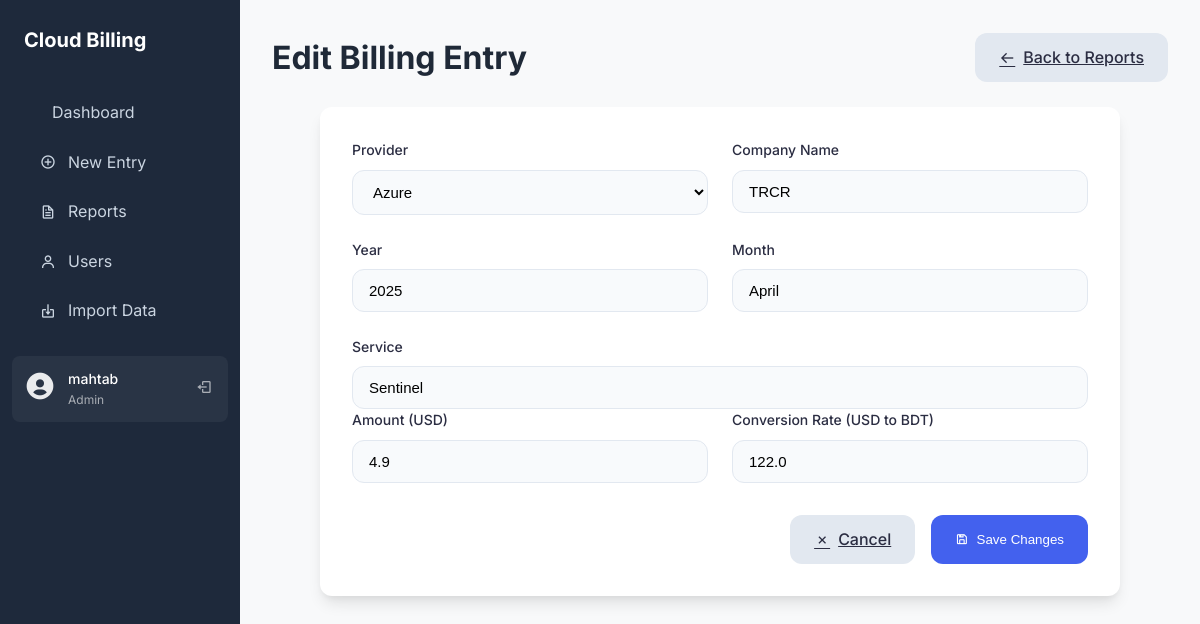
The app's page /edit/2 (signed in) with its own data.
### tables this page shows
CREATE TABLE billing (
            id INTEGER PRIMARY KEY AUTOINCREMENT,
            provider TEXT NOT NULL,
            year TEXT NOT NULL,
            month TEXT NOT NULL,
            company_name TEXT NOT NULL,
            service TEXT NOT NULL,
            amount_usd REAL NOT NULL,
            conversion_rate REAL NOT NULL,
            amount_bdt REAL NOT NULL,
            service_charge REAL NOT NULL,
            vat REAL NOT NULL,
            total_bdt REAL NOT NULL,
            bill_received_date TEXT,
            bill_disbursed_date TEXT
        );

### app.py (the view, shortened to what this page needs)
@app.route('/edit/<int:entry_id>', methods=['GET', 'POST'])
def edit_entry(entry_id):
    if 'user_id' not in session or session.get('role') != 'admin':
        flash('Access denied - Admin only', 'error')
        return redirect('/report')
    db = get_db()
    entry = db.execute("SELECT * FROM billing WHERE id = ?", (entry_id,)).fetchone()
    if not entry:
        flash('Entry not found')
        return redirect('/report')
    return render_template('edit_entry.html', entry=entry)

### app.py (called while the page is built)
def get_db():
    if 'db' not in g:
        g.db = sqlite3.connect(DATABASE)
    return g.db

@app.before_request
def check_role():
    restricted_routes = ['/entry', '/edit', '/delete', '/users']
    if any(request.path.startswith(route) for route in restricted_routes):
        if session.get('role') != 'admin':
            flash('Access denied - Admin only', 'error')
            return redirect('/dashboard')

### templates/edit_entry.html (shortened to what this page needs)
{% extends "layout.html" %}
{% block heading %}Edit Billing Entry{% endblock %}
{% block actions %}
<a href="{{ url_for('report') }}" class="btn btn-secondary">
    <i class='bx bx-arrow-back'></i> Back to Reports
</a>
{% endblock %}
{% block content %}
<div class="form-card">
    <form method="post">
        <div class="form-group-row">
            <div class="form-group">
                <label for="provider">Provider</label>
                <select name="provider" id="provider" class="form-control" required>
                    <option value="Azure" {% if entry[1] == 'Azure' %}selected{% endif %}>Azure</option>
                </select>
            </div>
            <div class="form-group">
                <label for="company_name">Company Name</label>
                <input type="text" name="company_name" id="company_name" class="form-control" value="{{ entry[4] }}" required>
            </div>
        </div>
        <div class="form-group-row">
            <div class="form-group">
                <label for="year">Year</label>
                <input type="text" name="year" id="year" class="form-control" value="{{ entry[2] }}" required>
            </div>
            <div class="form-group">
                <label for="month">Month</label>
                <input type="text" name="month" id="month" class="form-control" value="{{ entry[3] }}" required>
            </div>
        </div>
        <div class="form-group">
            <label for="service">Service</label>
            <input type="text" name="service" id="service" class="form-control" value="{{ entry[5] }}" required>
        </div>
        <div class="form-group-row">
            <div class="form-group">
                <label for="amount_usd">Amount (USD)</label>
                <input type="number" step="0.01" name="amount_usd" id="amount_usd" class="form-control" value="{{ entry[6] }}" required>
            </div>
            <div class="form-group">
                <label for="conversion_rate">Conversion Rate (USD to BDT)</label>
                <input type="number" step="0.01" name="conversion_rate" id="conversion_rate" class="form-control" value="{{ entry[7] }}" required>
            </div>
        </div>
        <div class="form-actions">
            <a href="{{ url_for('report') }}" class="btn btn-secondary">
                <i class='bx bx-x'></i> Cancel
            </a>
            <button type="submit" class="btn btn-primary">
                <i class='bx bx-save'></i> Save Changes
            </button>
        </div>
    </form>
</div>
{% endblock %}

### static/style.css (style rules this page uses)
:root { --primary: #4361ee; --primary-dark: #3a56d4; --secondary: #3f37c9; --text: #2b2d42; --text-light: #8d99ae; --background: #f8f9fa; --white: #ffffff; --error: #ef233c; --success: #4cc9f0; --border-radius: 12px; --shadow: 0 10px 15px -3px rgba(0, 0, 0, 0.1), 0 4px 6px -2px rgba(0, 0, 0, 0.05); }
* { margin: 0; padding: 0; box-sizing: border-box; }
body { font-family: 'Inter', -apple-system, BlinkMacSystemFont, sans-serif; background-color: var(--background); color: var(--text); line-height: 1.6; min-height: 100vh; display: flex; flex-direction: column; }
.form-group { display: flex; flex-direction: column; gap: 0.5rem; }
.form-group label { font-size: 0.875rem; font-weight: 500; color: var(--text); }
.form-group input, .form-group select, .form-control { padding: 0.75rem 1rem; border: 1px solid #e2e8f0; border-radius: var(--border-radius); font-size: 0.9375rem; transition: all 0.2s; background-color: #f8fafc; }
.form-card { background: var(--white); border-radius: var(--border-radius); box-shadow: var(--shadow); padding: 2rem; max-width: 800px; margin: 0 auto; }
.form-group-row { display: grid; grid-template-columns: repeat(2, 1fr); gap: 1.5rem; margin-bottom: 1.5rem; }
.form-actions { display: flex; justify-content: flex-end; gap: 1rem; margin-top: 2rem; }
.btn { padding: 0.75rem 1.5rem; border-radius: var(--border-radius); font-weight: 500; cursor: pointer; transition: all 0.2s; display: inline-flex; align-items: center; gap: 0.5rem; }
.btn-primary { background: var(--primary); color: white; border: none; }
.btn-secondary { background: #e2e8f0; color: var(--text); border: none; }

### records on screen
billing: provider "Azure", company_name "TRCR", year "2025", month "April", service "Sentinel", amount_usd "4.9", conversion_rate "122.0"

### other values on screen
{{ session.username }} "mahtab"
{{ session.role|capitalize }} "Admin"
